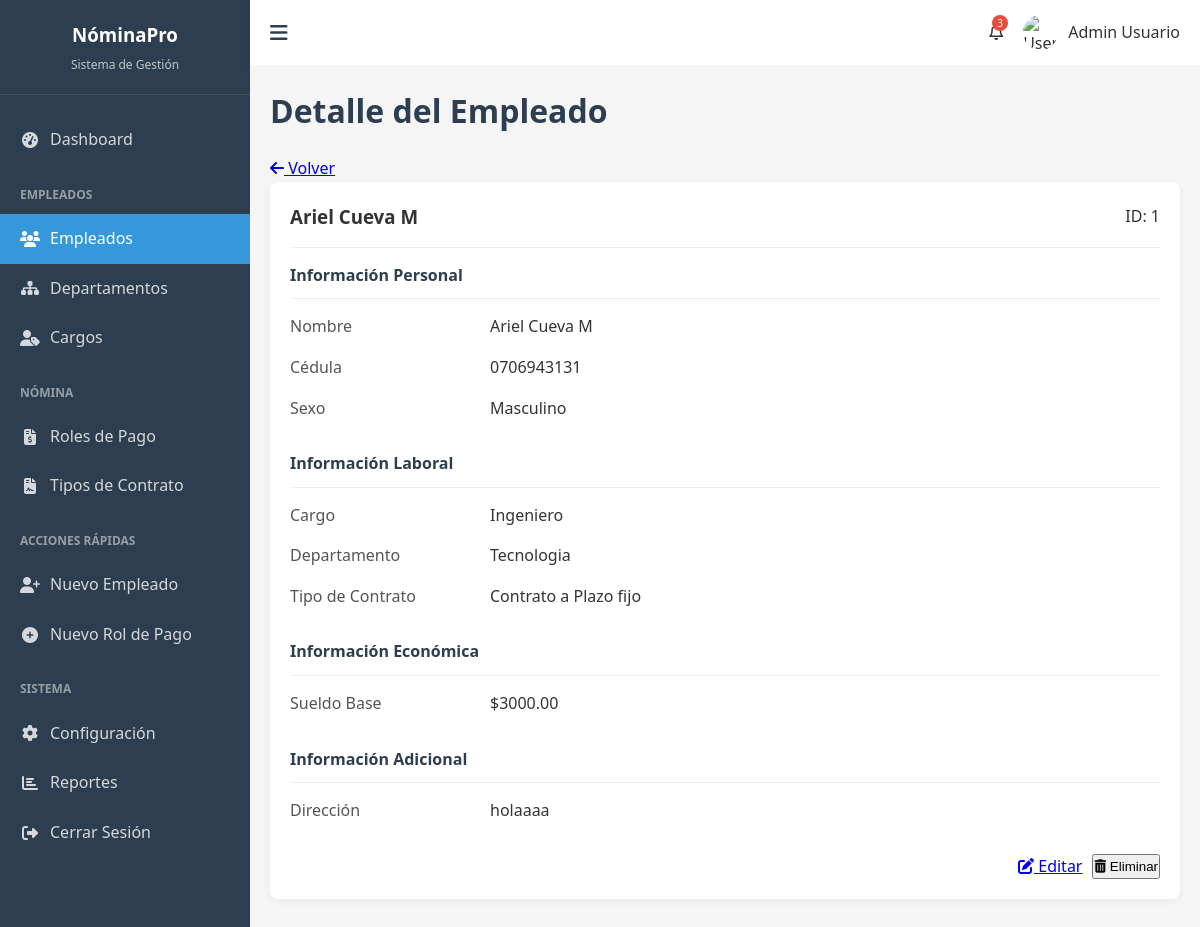
Before: /modelo/empleado/detalle/1/ with the older database file.
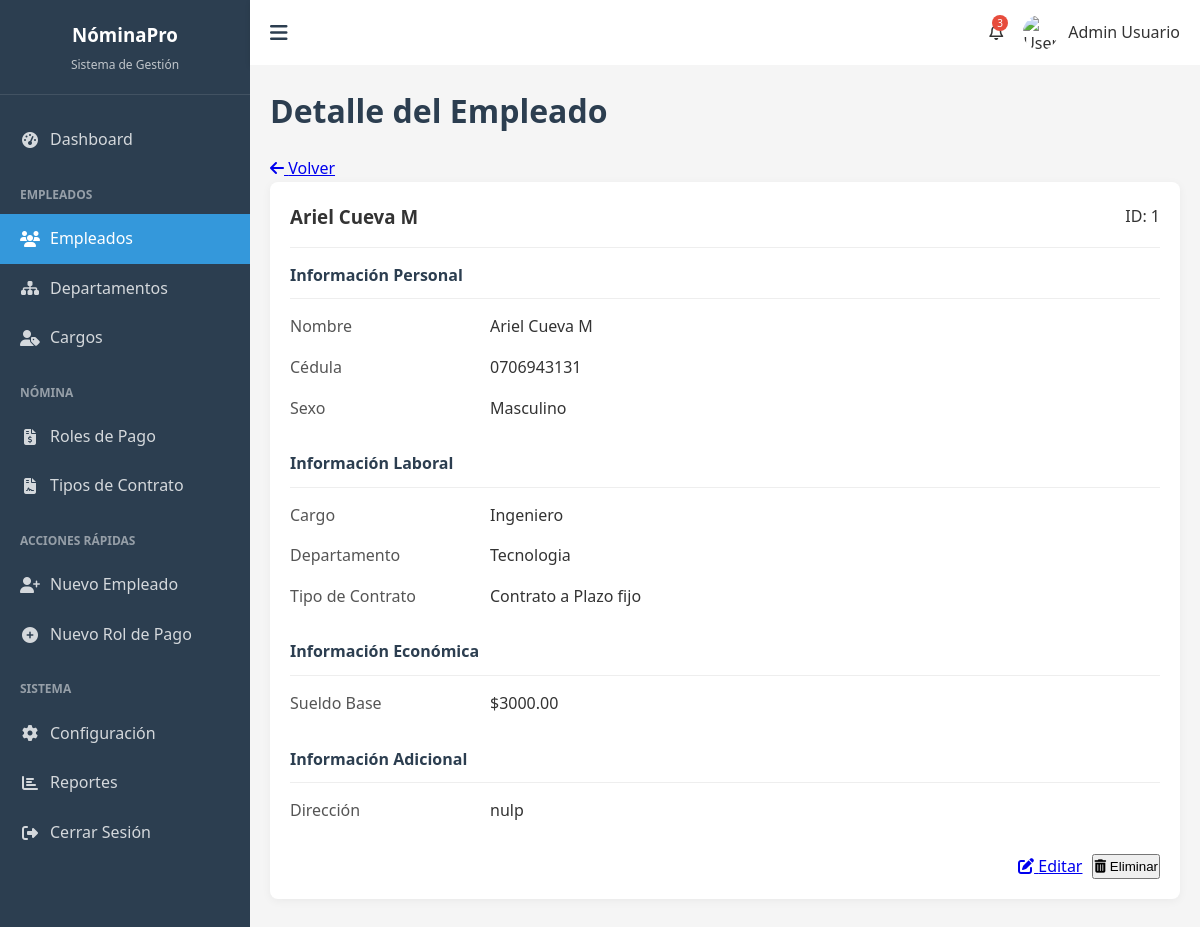
After: the same page with the newer database file.
### Nomina_pagos/models.py (models this page shows, shortened)
class Empleado(models.Model):
  SEXO_CHOICES = [
      ('M', 'Masculino'),
      ('F', 'Femenino'),
  ]
  nombre = models.CharField(max_length=100)
  cedula = models.CharField(max_length=20, unique=True)
  direccion = models.TextField()
  sexo = models.CharField(max_length=1, choices=SEXO_CHOICES)
  sueldo = models.DecimalField(max_digits=10, decimal_places=2)
  cargo = models.ForeignKey(Cargo, on_delete=models.CASCADE)
  departamento = models.ForeignKey(Departamento, on_delete=models.CASCADE)
  tipo_contrato = models.ForeignKey(TipoContrato, on_delete=models.CASCADE)

class Cargo(models.Model):
  descripcion = models.CharField(max_length=100)
  def __str__(self):
    return self.descripcion

class Departamento(models.Model):
  descripcion = models.CharField(max_length=100)
  def __str__(self):
    return self.descripcion

class TipoContrato(models.Model):
  descripcion = models.CharField(max_length=100)
  def __str__(self):
    return self.descripcion

### Nomina_pagos/views.py (the view)
# urls.py: path('modelo/<str:modelo>/detalle/<int:id>/', views.detalle_modelo, name="detalle_modelo"),
def detalle_modelo(request, modelo=None, id=None):
    modelos = {
        'empleado': Empleado,
        'departamento': Departamento,
        'cargo': Cargo,
        'tipo_contrato': TipoContrato,
        'rol': Rol,
    }
    if not modelo or modelo not in modelos or not id:
        messages.error(request, "Modelo o ID no válido")
        return redirect('index')
    modelo_seleccionado = modelos[modelo]
    objeto = get_object_or_404(modelo_seleccionado, pk=id)
    contexto = {
        'objeto': objeto,
        'modelo': modelo,
    }
    return render(request, "modelo/detalle_modelo.html", contexto)

### template/modelo/detalle_modelo.html (shortened to what this page needs)
{% extends "base/base.html" %}
{% block content %}
<div class="container-fluid">
    <div class="page-header">
        <h1 class="page-title">
            {% if modelo == 'empleado' %}
                Detalle del Empleado
            {% elif modelo == 'departamento' %}
                Detalle del Departamento
            {% elif modelo == 'cargo' %}
                Detalle del Cargo
            {% elif modelo == 'tipo_contrato' %}
                Detalle del Tipo de Contrato
            {% elif modelo == 'rol' %}
                Detalle del Rol de Pago
            {% endif %}
        </h1>
        <a href="{% url 'listar_modelo' modelo %}" class="btn btn-secondary">
            <i class="fas fa-arrow-left"></i> Volver
        </a>
    </div>
    <div class="detail-card">
        <div class="detail-header">
            <h3>
                {% if modelo == 'empleado' %}
                    {{ objeto.nombre }}
                {% elif modelo == 'departamento' or modelo == 'cargo' or modelo == 'tipo_contrato' %}
                    {{ objeto.descripcion }}
                {% elif modelo == 'rol' %}
                    Rol de Pago - {{ objeto.empleado }} ({{ objeto.aniomes|date:"F Y" }})
                {% endif %}
            </h3>
            <div>
                <span class="badge bg-primary">ID: {{ objeto.id }}</span>
            </div>
        </div>
        <div class="detail-content">
            {% if modelo == 'empleado' %}
                <div class="detail-section">
                    <h4>Información Personal</h4>
                    <div class="detail-row">
                        <div class="detail-label">Nombre</div>
                        <div class="detail-value">{{ objeto.nombre }}</div>
                    </div>
                    <div class="detail-row">
                        <div class="detail-label">Cédula</div>
                        <div class="detail-value">{{ objeto.cedula }}</div>
                    </div>
                    <div class="detail-row">
                        <div class="detail-label">Sexo</div>
                        <div class="detail-value">{{ objeto.get_sexo_display }}</div>
                    </div>
                </div>
                <div class="detail-section">
                    <h4>Información Laboral</h4>
                    <div class="detail-row">
                        <div class="detail-label">Cargo</div>
                        <div class="detail-value">{{ objeto.cargo }}</div>
                    </div>
                    <div class="detail-row">
                        <div class="detail-label">Departamento</div>
                        <div class="detail-value">{{ objeto.departamento }}</div>
                    </div>
                    <div class="detail-row">
                        <div class="detail-label">Tipo de Contrato</div>
                        <div class="detail-value">{{ objeto.tipo_contrato }}</div>
                    </div>
                </div>
                <div class="detail-section">
                    <h4>Información Económica</h4>
                    <div class="detail-row">
                        <div class="detail-label">Sueldo Base</div>
                        <div class="detail-value">${{ objeto.sueldo|floatformat:2 }}</div>
                    </div>
                </div>
                <div class="detail-section">
                    <h4>Información Adicional</h4>
                    <div class="detail-row">
                        <div class="detail-label">Dirección</div>
                        <div class="detail-value">{{ objeto.direccion }}</div>
                    </div>
                </div>
            {% endif %}
        </div>
        <div class="actions-container">
            <a href="{% url 'editar_modelo' modelo objeto.id %}" class="btn btn-warning">
                <i class="fas fa-edit"></i> Editar
            </a>
            <button class="btn btn-danger" href="#">
                <i class="fas fa-trash-alt"></i> Eliminar
            </button>
        </div>
    </div>
</div>
{% endblock %}

Changed rows visible on the page:
changed Empleado "Ariel Cueva M": direccion "holaaaa" → "nulp"
